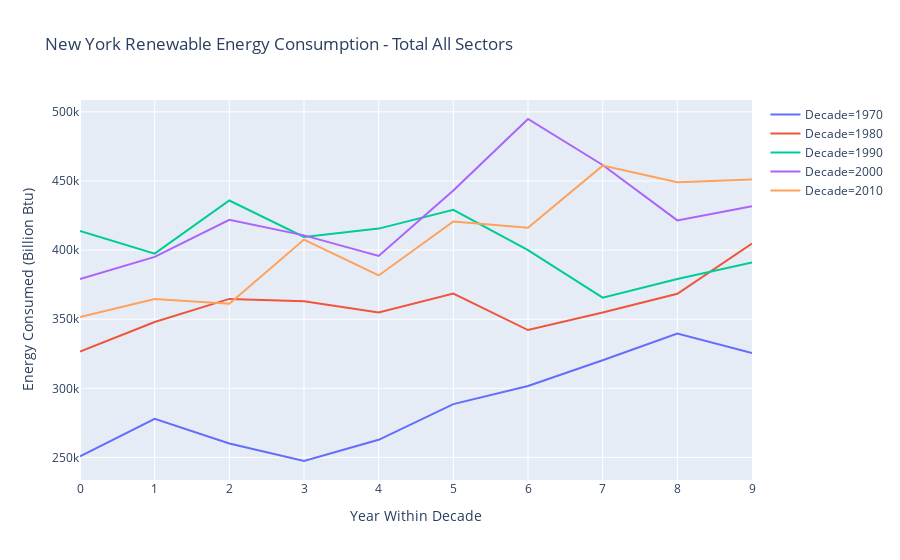

Notebook cell for this chart:
### Code cell
r_decades_melt = r_total_decades.reset_index().melt(id_vars = 'index',
                                  value_vars = r_total_decades.columns,
                                  var_name = 'Decade',
                                  value_name = 'Energy Consumed (Billion Btu)')

r_decades_melt.columns = ['Year Within Decade', 'Decade', 'Energy Consumed (Billion Btu)'] 

fig = px.line(r_decades_melt,
              x = 'Year Within Decade',
              y = 'Energy Consumed (Billion Btu)',
              color = 'Decade',
              title = 'New York Renewable Energy Consumption - Total All Sectors')
fig

### Figure 1 — Plotly figure (JSON) as saved in the notebook; plotly's stock layout.template omitted (floating-point values rounded to 4 significant figures)
{"data": [{"hoverlabel": {"namelength": 0}, "hovertemplate": "Decade=1970<br>Year Within Decade=%{x}<br>Energy Consumed (Billion Btu)=%{y}", "legendgroup": "Decade=1970", "line": {"color": "#636efa", "dash": "solid"}, "mode": "lines", "name": "Decade=1970", "showlegend": true, "type": "scatter", "x": [0, 1, 2, 3, 4, 5, 6, 7, 8, 9], "xaxis": "x", "y": [250832, 277978, 260059, 247410, 262743, 288582, 301663, 320307, 339648, 325491], "yaxis": "y"}, {"hoverlabel": {"namelength": 0}, "hovertemplate": "Decade=1980<br>Year Within Decade=%{x}<br>Energy Consumed (Billion Btu)=%{y}", "legendgroup": "Decade=1980", "line": {"color": "#EF553B", "dash": "solid"}, "mode": "lines", "name": "Decade=1980", "showlegend": true, "type": "scatter", "x": [0, 1, 2, 3, 4, 5, 6, 7, 8, 9], "xaxis": "x", "y": [326609, 347985, 364685, 362988, 354900, 368500, 342161, 354864, 368358, 404671], "yaxis": "y"}, {"hoverlabel": {"namelength": 0}, "hovertemplate": "Decade=1990<br>Year Within Decade=%{x}<br>Energy Consumed (Billion Btu)=%{y}", "legendgroup": "Decade=1990", "line": {"color": "#00cc96", "dash": "solid"}, "mode": "lines", "name": "Decade=1990", "showlegend": true, "type": "scatter", "x": [0, 1, 2, 3, 4, 5, 6, 7, 8, 9], "xaxis": "x", "y": [413896, 397442, 435889, 409564, 415541, 429134, 400040, 365628, 379022, 390950], "yaxis": "y"}, {"hoverlabel": {"namelength": 0}, "hovertemplate": "Decade=2000<br>Year Within Decade=%{x}<br>Energy Consumed (Billion Btu)=%{y}", "legendgroup": "Decade=2000", "line": {"color": "#ab63fa", "dash": "solid"}, "mode": "lines", "name": "Decade=2000", "showlegend": true, "type": "scatter", "x": [0, 1, 2, 3, 4, 5, 6, 7, 8, 9], "xaxis": "x", "y": [379052, 395108, 421873, 410659, 395804, 443117, 494845, 461548, 421509, 431821], "yaxis": "y"}, {"hoverlabel": {"namelength": 0}, "hovertemplate": "Decade=2010<br>Year Within Decade=%{x}<br>Energy Consumed (Billion Btu)=%{y}", "legendgroup": "Decade=2010", "line": {"color": "#FFA15A", "dash": "solid"}, "mode": "lines", "name": "Decade=2010", "showlegend": true, "type": "scatter", "x": [0, 1, 2, 3, 4, 5, 6, 7, 8, 9], "xaxis": "x", "y": [351492, 364623, 361182, 407598, 381645, 420640, 416212, 461098, 449012, 451127], "yaxis": "y"}], "layout": {"legend": {"tracegroupgap": 0}, "title": {"text": "New York Renewable Energy Consumption - Total All Sectors"}, "xaxis": {"anchor": "y", "domain": [0, 1], "title": {"text": "Year Within Decade"}}, "yaxis": {"anchor": "x", "domain": [0, 1], "title": {"text": "Energy Consumed (Billion Btu)"}}}}
